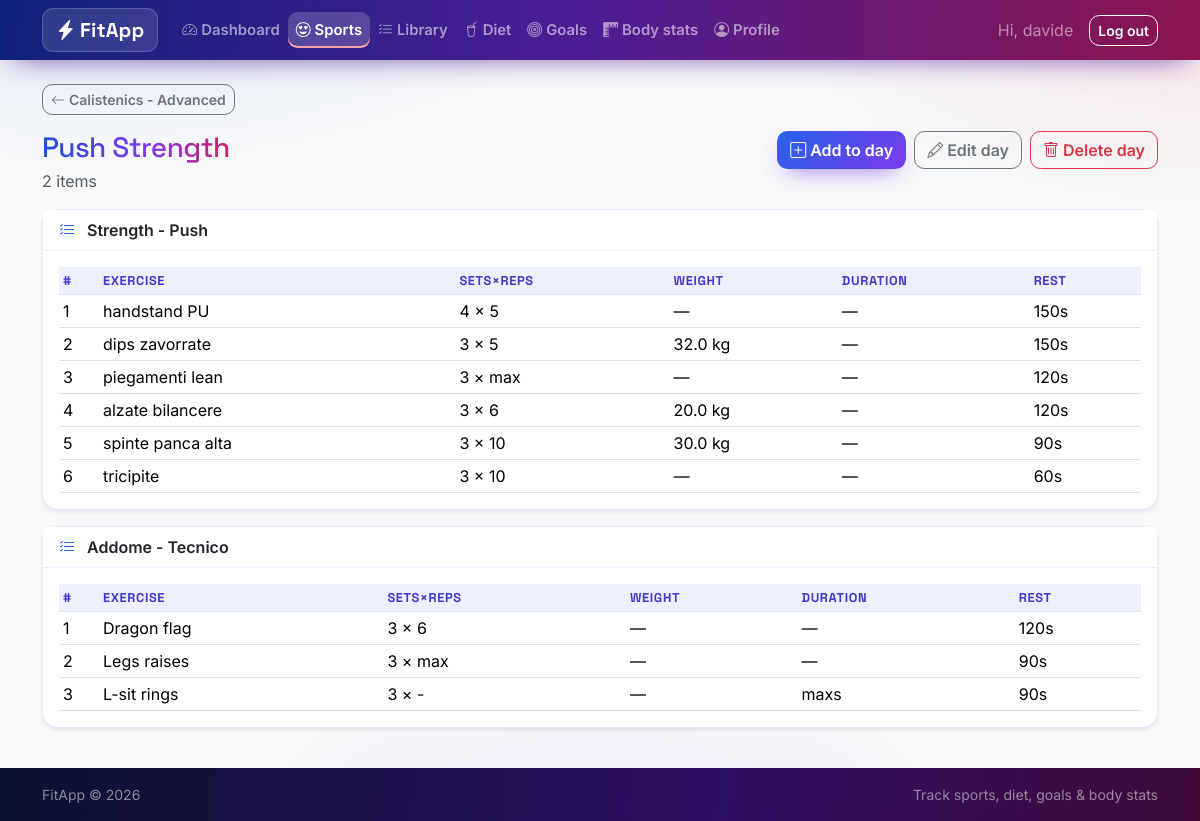
The app's page /sports/1/workouts/1/days/1 (signed in) with its own data.
### tables this page shows
CREATE TABLE users (
    id            INTEGER PRIMARY KEY AUTOINCREMENT,
    username      TEXT UNIQUE NOT NULL,
    email         TEXT UNIQUE NOT NULL,
    password_hash TEXT NOT NULL,
    height_cm     REAL,
    birth_date    TEXT,
    sex           TEXT,
    created_at    TEXT NOT NULL DEFAULT (datetime('now'))
, role TEXT NOT NULL DEFAULT 'user');

CREATE TABLE workouts (
    id         INTEGER PRIMARY KEY AUTOINCREMENT,
    sport_id   INTEGER NOT NULL REFERENCES sports (id) ON DELETE CASCADE,
    position   INTEGER NOT NULL DEFAULT 0,
    name       TEXT NOT NULL,
    notes      TEXT,
    created_at TEXT NOT NULL DEFAULT (datetime('now'))
);

CREATE TABLE "workout_modules" (
                    id       INTEGER PRIMARY KEY AUTOINCREMENT,
                    user_id  INTEGER NOT NULL REFERENCES users (id) ON DELETE CASCADE,
                    position INTEGER NOT NULL DEFAULT 0,
                    name     TEXT NOT NULL,
                    notes    TEXT
                );

CREATE TABLE day_entry_sets (
    id           INTEGER PRIMARY KEY AUTOINCREMENT,
    day_entry_id INTEGER NOT NULL REFERENCES day_entries (id) ON DELETE CASCADE,
    position     INTEGER NOT NULL DEFAULT 0,
    exercise_id  INTEGER NOT NULL REFERENCES library_exercises (id) ON DELETE CASCADE,
    circuit_id   INTEGER REFERENCES library_circuits (id) ON DELETE SET NULL,
    sets         INTEGER,
    reps         INTEGER,
    weight_kg    REAL,
    duration_sec INTEGER,
    duration_min REAL,
    distance_km  REAL,
    rest_sec     INTEGER,
    notes        TEXT
, distance_m REAL, pace_km_per_min REAL, rounds INTEGER);

CREATE TABLE "library_exercises" (
                id       INTEGER PRIMARY KEY AUTOINCREMENT,
                user_id  INTEGER NOT NULL REFERENCES users (id) ON DELETE CASCADE,
                position INTEGER NOT NULL DEFAULT 0,
                name     TEXT NOT NULL,
                muscles  TEXT,
                label    TEXT CHECK (label IN ('strength', 'skill', 'cardio')),
                notes    TEXT
            );

### fitapp/routes/sports.py (the view)
@bp.route("/<int:sport_id>/workouts/<int:workout_id>/days/<int:day_id>")
@login_required
def day_detail(sport_id, workout_id, day_id):
    sport = _get_sport(sport_id)
    workout = _get_workout(sport_id, workout_id)
    day = _get_day(sport_id, workout_id, day_id)
    db = get_db()
    entries = _day_entries(db, day_id)
    return render_template(
        "sports/day_detail.html",
        sport=sport,
        workout=workout,
        day=day,
        entries=entries,
    )

### fitapp/auth.py (called while the page is built)
def load_current_user():
    user_id = session.get("user_id")
    if user_id is None:
        g.user = None
    else:
        g.user = get_db().execute(
            "SELECT * FROM users WHERE id = ?", (user_id,)
        ).fetchone()
    return g.user

def login_required(view):
    @wraps(view)
    def wrapped(*args, **kwargs):
        if load_current_user() is None:
            flash("Please log in to access this page.", "warning")
            return redirect(url_for("auth.login", next=request.path))
        return view(*args, **kwargs)
    return wrapped

@bp.before_app_request
def _load_user():
    load_current_user()
    if g.user is not None and g.user["role"] == "admin":
        blueprint = (request.endpoint or "").split(".", 1)[0]
        if blueprint in ADMIN_BLOCKED_BLUEPRINTS:
            flash("Admin accounts manage users and settings only.", "warning")
            return redirect(url_for("admin.index"))

### fitapp/db.py (called while the page is built)
def get_db():
    if "db" not in g:
        g.db = sqlite3.connect(
            current_app.config["DATABASE"],
            detect_types=sqlite3.PARSE_DECLTYPES,
        )
        g.db.row_factory = sqlite3.Row
        g.db.execute("PRAGMA foreign_keys = ON")
    return g.db

### fitapp/routes/sports.py (called while the page is built)
def _get_sport(sport_id):
    sport = get_db().execute(
        "SELECT * FROM sports WHERE id = ? AND user_id = ?",
        (sport_id, g.user["id"]),
    ).fetchone()
    if sport is None:
        abort(404)
    return sport

def _get_workout(sport_id, workout_id):
    workout = get_db().execute(
        "SELECT * FROM workouts WHERE id = ? AND sport_id = ?",
        (workout_id, sport_id),
    ).fetchone()
    if workout is None:
        abort(404)
    return workout

def _get_day(sport_id, workout_id, day_id):
    _get_workout(sport_id, workout_id)
    day = get_db().execute(
        "SELECT * FROM workout_days WHERE id = ? AND workout_id = ?",
        (day_id, workout_id),
    ).fetchone()
    if day is None:
        abort(404)
    return day

def _entry_sets(db, entry_id):
    return db.execute(
        """SELECT s.*, e.name AS exercise_name, e.label AS exercise_label
           FROM day_entry_sets s
           JOIN library_exercises e ON e.id = s.exercise_id
           WHERE s.day_entry_id = ?
           ORDER BY s.position, s.id""",
        (entry_id,),
    ).fetchall()

### fitapp/templates/sports/day_detail.html (shortened to what this page needs)
{% extends "base.html" %}
{% block back %}
<a class="btn btn-outline-secondary btn-sm mb-3" href="{{ url_for('sports.workout_detail', sport_id=sport['id'], workout_id=workout['id']) }}">
  <i class="bi bi-arrow-left me-1"></i>{{ workout['name'] }}
</a>
{% endblock %}
{% block content %}
<div class="d-flex flex-wrap justify-content-between align-items-start mb-3 gap-2">
  <div>
    <div class="d-flex align-items-center gap-2 flex-wrap">
      <h1 class="h3 mb-0">{{ day['name'] }}</h1>
    </div>
    <p class="text-muted mb-0 mt-1">{{ entries|length }} item{{ 's' if entries|length != 1 }}</p>
  </div>
  <div class="d-flex flex-wrap gap-2">
    <a class="btn btn-success" href="{{ url_for('sports.day_build', sport_id=sport['id'], workout_id=workout['id'], day_id=day['id']) }}">
      <i class="bi bi-plus-square me-1"></i>Add to day
    </a>
    <a class="btn btn-outline-secondary" href="{{ url_for('sports.day_edit', sport_id=sport['id'], workout_id=workout['id'], day_id=day['id']) }}">
      <i class="bi bi-pencil me-1"></i>Edit day
    </a>
    <form class="d-inline" action="{{ url_for('sports.day_delete', sport_id=sport['id'], workout_id=workout['id'], day_id=day['id']) }}"
          method="post" onsubmit="return confirm('Delete this workout-day and its items?');">
      <button class="btn btn-outline-danger" type="submit"><i class="bi bi-trash me-1"></i>Delete day</button>
    </form>
  </div>
</div>
{% for en in entries %}
{% set entry = en['entry'] %}
{% set sets = en['sets'] %}
<div class="card shadow-sm mb-3">
  <div class="card-header d-flex flex-wrap justify-content-between align-items-center gap-2">
    <div class="d-flex align-items-center gap-2">
      <span class="fw-semibold">
        <i class="bi bi-list-check me-2 text-blue"></i>
        {% if entry['module_id'] %}
          {{ entry['module_name'] }}
        {% elif entry['circuit_id'] %}
          {{ entry['circuit_name'] }} (mini-circuit)
        {% else %}
          {{ entry['exercise_name'] }}
        {% endif %}
      </span>
    </div>
  </div>
  <div class="card-body">
    {% if not sets %}
    <p class="text-muted mb-0">No prescription yet. Edit in builder.</p>
    {% else %}
    <table class="table table-sm align-middle mb-0">
      <thead class="table-light">
        <tr>
          <th>#</th>
          <th>Exercise</th>
          <th>Sets&times;Reps</th>
          <th>Weight</th>
          <th>Duration</th>
          <th>Rest</th>
        </tr>
      </thead>
      <tbody>
        {% for s in sets %}
        <tr>
          <td style="width:2.5rem">{{ loop.index }}</td>
          <td>{{ s['exercise_name'] }}</td>
          <td>{% if s['sets'] or s['reps'] %}{{ s['sets'] or '-' }} &times; {% if s['reps'] == 'max' or (s['reps'] is not none and s['reps'] == 'max') %}max{% else %}{{ s['reps'] if s['reps'] is not none else '-' }}{% endif %}{% else %}—{% endif %}</td>
          <td>{% if s['weight_kg'] is not none %}{% if s['weight_kg'] == 'max' %}max{% else %}{{ s['weight_kg'] }} kg{% endif %}{% else %}—{% endif %}</td>
          <td>{% if s['duration_sec'] or s['duration_min'] %}{% if s['duration_sec'] %}{{ s['duration_sec'] }}s{% endif %}{% else %}—{% endif %}</td>
          <td>{{ s['rest_sec'] ~ 's' if s['rest_sec'] is not none else '—' }}</td>
        </tr>
        {% endfor %}
      </tbody>
    </table>
    {% endif %}
  </div>
</div>
{% endfor %}
{% endblock %}

### fitapp/templates/base.html (shortened to what this page needs)
<!doctype html>
<html lang="en" data-bs-theme="light">
<head>
  <link href="https://cdn.jsdelivr.net/npm/bootstrap@5.3.3/dist/css/bootstrap.min.css" rel="stylesheet">
  <link href="https://cdn.jsdelivr.net/npm/bootstrap-icons@1.11.3/font/bootstrap-icons.min.css" rel="stylesheet">
  <link href="{{ url_for('static', filename='css/style.css') }}" rel="stylesheet">
</head>
<body class="d-flex flex-column min-vh-100 bg-light">
<nav class="navbar navbar-expand-lg navbar-dark navbar-fitapp sticky-top">
  <div class="container">
    <a class="navbar-brand fw-bold" href="{{ url_for('dashboard.index') }}">
      <i class="bi bi-lightning-charge-fill me-1"></i>FitApp
    </a>
    <div class="collapse navbar-collapse" id="mainNav">
      {% if g.user %}
      <ul class="navbar-nav me-auto">
        {% if g.user['role'] == 'admin' %}
        <li class="nav-item"><a class="nav-link {% if request.endpoint and request.endpoint.startswith('profile.') %}active{% endif %}"
           href="{{ url_for('profile.index') }}"><i class="bi bi-person-circle me-1"></i>Profile</a></li>
        <li class="nav-item"><a class="nav-link {% if request.endpoint and request.endpoint.startswith('admin.') %}active{% endif %}"
           href="{{ url_for('admin.index') }}"><i class="bi bi-shield-lock me-1"></i>Admin</a></li>
        {% else %}
        <li class="nav-item"><a class="nav-link {% if request.endpoint == 'dashboard.index' %}active{% endif %}"
           href="{{ url_for('dashboard.index') }}"><i class="bi bi-speedometer2 me-1"></i>Dashboard</a></li>
        <li class="nav-item"><a class="nav-link {% if request.endpoint and request.endpoint.startswith('sports.') %}active{% endif %}"
           href="{{ url_for('sports.index') }}"><i class="bi bi-emoji-heart-eyes me-1"></i>Sports</a></li>
        <li class="nav-item"><a class="nav-link {% if request.endpoint and request.endpoint.startswith('library.') %}active{% endif %}"
           href="{{ url_for('library.index') }}"><i class="bi bi-list-check me-1"></i>Library</a></li>
        <li class="nav-item"><a class="nav-link {% if request.endpoint and request.endpoint.startswith('diets.') %}active{% endif %}"
           href="{{ url_for('diets.index') }}"><i class="bi bi-cup-straw me-1"></i>Diet</a></li>
        <li class="nav-item"><a class="nav-link {% if request.endpoint and request.endpoint.startswith('goals.') %}active{% endif %}"
           href="{{ url_for('goals.index') }}"><i class="bi bi-bullseye me-1"></i>Goals</a></li>
        <li class="nav-item"><a class="nav-link {% if request.endpoint and request.endpoint.startswith('stats.') %}active{% endif %}"
           href="{{ url_for('stats.index') }}"><i class="bi bi-rulers me-1"></i>Body stats</a></li>
        <li class="nav-item"><a class="nav-link {% if request.endpoint and request.endpoint.startswith('profile.') %}active{% endif %}"
           href="{{ url_for('profile.index') }}"><i class="bi bi-person-circle me-1"></i>Profile</a></li>
        {% endif %}
      </ul>
      <div class="d-flex align-items-center">
        <span class="navbar-text me-3 text-white-50">Hi, {{ g.user['username'] }}</span>
        <form action="{{ url_for('auth.logout') }}" method="post" class="m-0">
          <button class="btn btn-outline-light btn-sm" type="submit">Log out</button>
        </form>
      </div>
      {% endif %}
    </div>
  </div>
</nav>
<main class="container py-4 flex-grow-1">
  {% block back %}{% endblock %}
  {% block content %}{% endblock %}
</main>
<footer class="bg-dark text-white-50 py-3 mt-auto">
  <div class="container small d-flex justify-content-between">
    <span>FitApp &copy; {{ now_year if now_year else '2026' }}</span>
    <span>Track sports, diet, goals &amp; body stats</span>
  </div>
</footer>
</body>
</html>

### fitapp/static/css/style.css (style rules this page uses)
:root { --fa-blue: #2563eb; --fa-blue-deep: #1d4ed8; --fa-violet: #7c3aed; --fa-violet-deep: #5b21b6; --fa-red: #ef4444; --fa-rose: #e11d48; --fa-ink: #0b1230; --grad-main: linear-gradient(135deg, #2563eb 0%, #7c3aed 55%, #e11d48 120%); --grad-btn: linear-gradient(135deg, #2563eb 0%, #7c3aed 100%); --grad-btn-hover: linear-gradient(135deg, #1d4ed8 0%, #6d28d9 100%); --grad-fire: linear-gradient(135deg, #7c3aed 0%, #e11d48 100%); --font-display: "Space Grotesk", "Inter", system-ui, sans-serif; --font-body: "Inter", system-ui, -apple-system, "Segoe UI", sans-serif; }
* { -webkit-tap-highlight-color: transparent; }
body { font-family: var(--font-body); background-color: #f3f5ff; background-image: radial-gradient(900px 420px at 8% -10%, rgba(37, 99, 235, .14), transparent 60%), radial-gradient(760px 380px at 100% 0%, rgba(225, 29, 72, .10), transparent 55%), radial-gradient(700px 500px at 50% 115%, rgba(124, 58, 237, .12), transparent 60%); background-attachment: fixed; }
main h1, .h3, .h4 { font-family: var(--font-display); letter-spacing: -.02em; }
main > h1, h1.h3 { background: linear-gradient(95deg, #1d4ed8 0%, #7c3aed 55%, #e11d48 110%); -webkit-background-clip: text; background-clip: text; color: transparent; display: inline-block; }
.navbar-fitapp { background-image: linear-gradient(95deg, #10227a 0%, #4c1d95 48%, #9f1239 115%); box-shadow: 0 10px 30px -14px rgba(76, 29, 149, .85); }
.navbar-fitapp .navbar-brand { font-family: var(--font-display); font-weight: 700; letter-spacing: .01em; background: rgba(255, 255, 255, .12); border: 1px solid rgba(255, 255, 255, .18); padding: .38rem .8rem; border-radius: .7rem; backdrop-filter: blur(6px); }
.navbar-fitapp .nav-link { font-weight: 600; font-size: .93rem; border-radius: .6rem; padding: .45rem .8rem; transition: background-color .2s ease, transform .2s ease; }
.navbar-fitapp .nav-link.active { background-color: rgba(255, 255, 255, .18); box-shadow: inset 0 -2px 0 #fda4af; }
.btn { font-weight: 600; border-radius: .65rem; transition: transform .15s ease, box-shadow .2s ease, filter .2s ease; }
.btn-success, .btn-success:hover, .btn-success:focus, .btn-success:active { color: #fff; border-color: transparent; background-color: transparent; background-image: var(--grad-btn); box-shadow: 0 10px 22px -10px rgba(124, 58, 237, .75); }
.card { border-radius: 1rem; border: 1px solid rgba(99, 102, 241, .14); box-shadow: 0 18px 40px -30px rgba(15, 23, 60, .55); transition: transform .2s ease, box-shadow .25s ease; }
.card-header { background: #fff; border-bottom: 1px solid rgba(99, 102, 241, .12); font-weight: 700; }
.table > :not(caption) > * > *.table-light, .table-light { --bs-table-bg: #eef0ff; --bs-table-color: #4338ca; --bs-table-border-color: #dfe3ff; }
.table thead th { font-family: var(--font-display); font-size: .8rem; text-transform: uppercase; letter-spacing: .05em; }
.table > tbody > tr > td { vertical-align: middle; }
footer { background: linear-gradient(95deg, #0b1230 0%, #2e1065 60%, #4c0519 130%) !important; color: rgba(255, 255, 255, .55) !important; }
.text-blue { color: #2563eb !important; }

### records on screen
users: user.username "davide"
workouts: name "Calistenics - Advanced"
workout_modules: module_name "Strength - Push"
day_entry_sets: exercise_name "handstand PU", sets "4", reps "5", rest_sec "150s"
day_entry_sets: exercise_name "dips zavorrate", sets "3", reps "5", weight_kg "32.0", rest_sec "150s"
day_entry_sets: exercise_name "piegamenti lean", sets "3", reps "max", rest_sec "120s"
day_entry_sets: exercise_name "alzate bilancere", sets "3", reps "6", weight_kg "20.0", rest_sec "120s"
day_entry_sets: exercise_name "spinte panca alta", sets "3", reps "10", weight_kg "30.0", rest_sec "90s"
day_entry_sets: exercise_name "tricipite", sets "3", reps "10", rest_sec "60s"
workout_modules: module_name "Addome - Tecnico"
day_entry_sets: exercise_name "Dragon flag", sets "3", reps "6", rest_sec "120s"
day_entry_sets: exercise_name "Legs raises", sets "3", reps "max", rest_sec "90s"
day_entry_sets: exercise_name "L-sit rings", sets "3", s "-", duration_sec "max", rest_sec "90s"

### other values on screen
{{ entries|length }} "2"
{{ 's' if entries|length != 1 }} "s"
